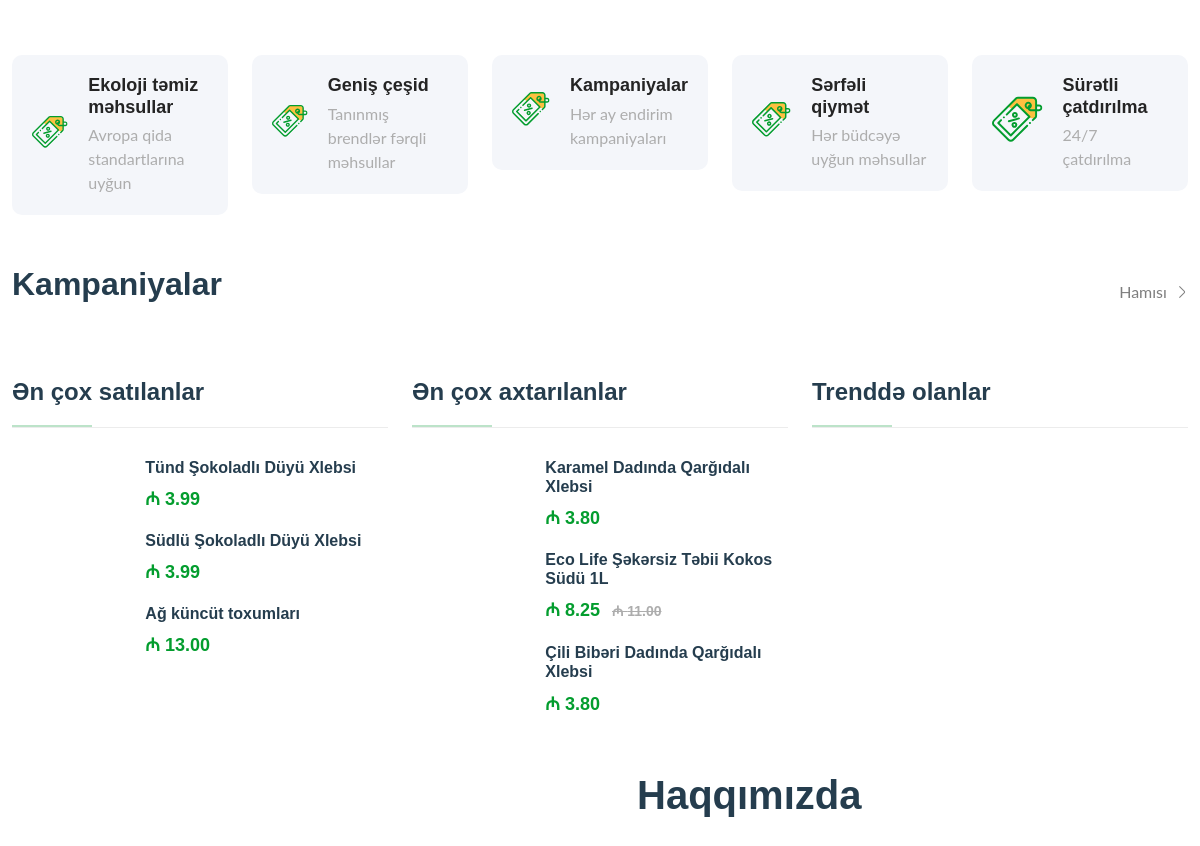
Before: / (middle part) with the older database file.
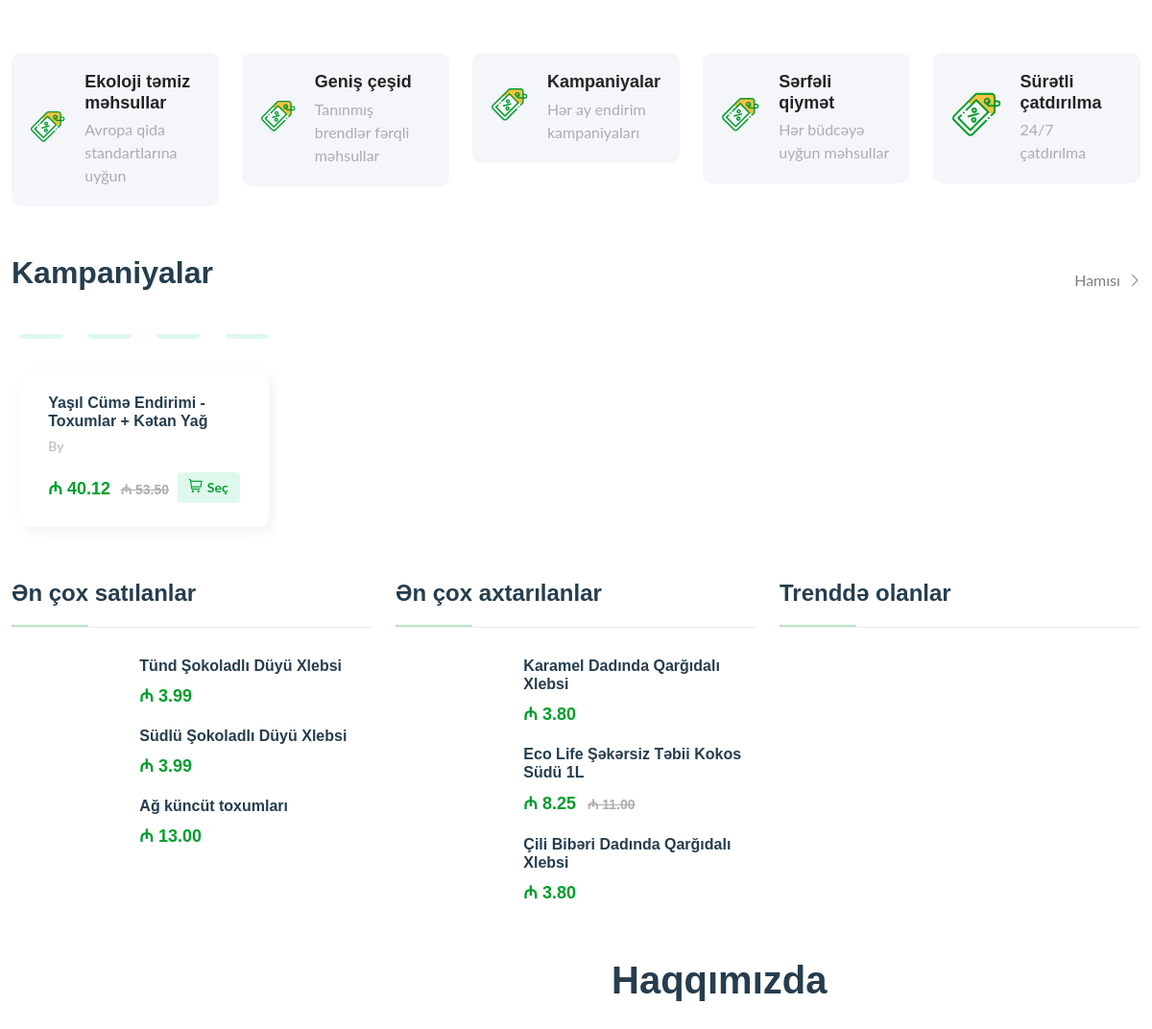
After: the same page with the newer database file.
### product/models.py (models this page shows, shortened)
class Feature(models.Model):
    title1 = models.CharField(max_length = 200)
    title2 = models.CharField(max_length = 200)
    icon = models.FileField(upload_to = 'featured', null = True, blank = True)
    class Meta:
        verbose_name = 'Özəllik'
        verbose_name_plural = 'Özəlliklər'

class Product(models.Model):
    NUMBERS = [
        (1, _("Ən çox satılan")),
        (2, _("Yeni")),
        (3, _("Endirim")),
        (4, _("4-cü")),
    ]
    title = models.CharField(max_length = 500, unique = True)
    slug = models.SlugField(blank=True, null=True, unique = True)
    description = RichTextUploadingField(null = True, blank = True)
    using_time = models.PositiveIntegerField(null = True, blank = True, verbose_name = "İstifadə müddəti")
    category = models.ForeignKey(ProductCategory, on_delete = models.SET_NULL, null = True, blank = True, related_name = 'products')
    badges = models.IntegerField(choices = NUMBERS, blank = True, null = True)
    image = models.ImageField(upload_to = 'product')
    vendor = models.ForeignKey(Vendor, on_delete = models.SET_NULL, null = True, blank = True, related_name = 'products')
    price = models.FloatField()
    discount = models.PositiveIntegerField(null = True, blank = True)
    is_main_page = models.BooleanField(default = False, verbose_name = "Ana səhifədə görünən")
    stock = models.PositiveIntegerField(default=0, null = True)
    sale_count = models.PositiveIntegerField(default=0, null = True, verbose_name = "Satış sayı")
    is_best_seller = models.BooleanField(default = False, verbose_name = "Ən çox satılan")
    is_most_wonted = models.BooleanField(default = False, verbose_name = "Ən çox axtarılan")
    is_trending = models.BooleanField(default = False, verbose_name = "Trenddə olan")
    keywords = models.TextField(null=True, blank=True)
    meta_description = models.TextField(null=True, blank=True)
    def __str__(self):
        return self.title
    @property
    def discount_price(self):
        return self.price*(100-self.discount)/100
    class Meta:
        verbose_name = 'Məhsul'
        verbose_name_plural = 'Məhsullar'
        ordering = ['-stock', '-pk']
    def get_absolute_url(self):
        return reverse("product-detail", args=[str(self.slug)])

class About(models.Model):
    title = models.CharField(max_length = 500)
    description = RichTextUploadingField(null = True, blank = True)
    image = models.ImageField(upload_to = 'about', verbose_name = "image(585x666)px")
    class Meta:
        verbose_name = 'Haqqımızda'
        verbose_name_plural = 'Haqqımızda'

class Company(models.Model):
    image = models.ImageField(upload_to = 'company', verbose_name = "image(379x335)px", null = True)
    product = models.OneToOneField(Product, on_delete = models.SET_NULL, null = True, blank = True, related_name = 'company')
    discount = models.FloatField(null = True, blank = True)
    finish_time = models.DateTimeField()
    created = models.DateTimeField(auto_now_add = True)
    class Meta:
        verbose_name = 'Kompaniya'
        verbose_name_plural = 'Kompaniyalar'

### product/views.py (the view)
# urls.py: path('', views.HomePageView.as_view(), name = 'home'),
class HomePageView(TemplateView):
    template_name = 'index.html'
    def get_context_data(self, **kwargs):
        context = super(HomePageView, self).get_context_data(**kwargs)
        context["sliders"] = IndexSlider.objects.all()
        context["categories"] = ProductCategory.objects.all()
        context["products"] = Product.objects.filter(is_main_page = True, stock__gt=0).order_by("-badges")[:10]
        context["category_banners"] = CategoryBanner.objects.all()[:3]
        context["about"] = About.objects.first()
        context["features"] = Feature.objects.all()
        context["companies"] = Company.objects.filter(finish_time__gte=datetime.datetime.now())[:4]
        context["most_selling_products"] = Product.objects.filter(is_best_seller = True).order_by("?")[:3]
        context["most_search_products"] = Product.objects.filter(is_most_wonted = True).order_by("?")[:3]
        context["trending_products"] = Product.objects.filter(is_trending = True).order_by("?")[:3]
        context["partners"] = Partner.objects.all()
        context["statistic"] = Statistic.objects.first()
        context["faqs"] = FAQ.objects.all()
        context["blogs"] = Blog.objects.filter(is_main_page = True)[:3]
        context["seo"] = HomePageSeo.objects.first()
        return context

### product/context_processors.py (called while the page is built)
def extras(request):
    general_setting = GeneralSettings.objects.first()
    site = Site.objects.get_current()
    site_url = site.domain
    is_active_time_value = is_active_time()
    context={
        'current_year': datetime.datetime.now().year,
        'current_time': datetime.datetime.now(),
        'is_active_time': is_active_time_value,
        'categories': ProductCategory.objects.all(),
        'setting': general_setting,
        'all_products': Product.objects.all(),
        'site_url': site_url,
        'header_companies': Company.objects.all()
    }
    if request.user.is_authenticated:
        context['favorite_count'] = Favorite.objects.filter(user=request.user).count()
    return context

### product/models.py (called while the page is built)
    def __str__(self):
        return self.title

    def __str__(self):
        return self.title

    def get_absolute_url(self):
        return reverse("blog-detail", args=[str(self.slug)])

### product/templatetags/custom_filters.py (called while the page is built)
@register.filter(name='format_decimal')
def format_decimal(value, decimal_places=2):
    try:
        value = round(float(value), decimal_places)
        return '{:.{}f}'.format(value, decimal_places).replace(',', '.')
    except (ValueError, TypeError):
        return value

### product/templatetags/producthelper.py (called while the page is built)
@register.filter
def is_wished(product, request):
    return product in Product.objects.filter(favorites__user=request.user)

### product/utils/is_active_time.py (called while the page is built)
def is_active_time():
    general_setting = GeneralSettings.objects.first()
    current_time = datetime.datetime.now()
    if current_time.minute == 0:
        return general_setting.work_start_hour.hour <= current_time.hour <= general_setting.work_finish_hour.hour
    else:
        return general_setting.work_start_hour.hour < current_time.hour < general_setting.work_finish_hour.hour

### product/templates/index.html (shortened to what this page needs)
{% extends "base.html" %}
{% block main %}
    {% include "components/index/category-banner.html" %}
    {% include "components/index/featured.html" %}
    {% include "components/index/companies.html" %}
    {% include "components/index/filtering-section.html" %}
   {% include "components/index/about.html" %}
{% endblock main %}

### templates/base.html (shortened to what this page needs)
{% load static %}
<!DOCTYPE html>
<html lang="en">
<head>
    <link rel="stylesheet" href="{% static 'assets/css/plugins/animate.min.css' %}">
    <link rel="stylesheet" href="{% static 'assets/css/main.css' %}">
    {% block css %}
    <link rel="stylesheet" href="{% static "assets/css/blog.css" %}">
    {% endblock css %}
    <link rel="stylesheet" href="{% static "assets/css/fixed-header.css" %}">
    <link rel="stylesheet" href="{% static "assets/css/custom-modal-body.css" %}">
    <link rel="stylesheet" href="{% static "assets/css/faq.css" %}">
    <link rel="stylesheet" href="{% static "assets/css/notification.css" %}">
    <link rel="stylesheet" href="{% static "assets/css/custom_loader.css" %}">
    <link rel="stylesheet" href="https://cdn.jsdelivr.net/npm/bootstrap-icons/font/bootstrap-icons.css">
</head>
<body>
    <main class="main">
    {% block main %}{% endblock main %}
    </main>
</body>
</html>

### templates/components/basket-notification/notification.html (shortened to what this page needs)
{% load static %}

### templates/components/header/header.html (shortened to what this page needs)
{% load static %}

### templates/components/header/header-top.html (shortened to what this page needs)
{% load static %}
{% load i18n %}
{% load custom_filters %}

### templates/components/header/header-middle.html (shortened to what this page needs)
{% load static %}
{% load i18n %}

### templates/components/header/basket.html (shortened to what this page needs)
{% load static %}
{% load i18n %}

### templates/components/header/header-bottom.html (shortened to what this page needs)
{% load static %}
{% load i18n %}

### templates/components/header/mobile-header.html (shortened to what this page needs)
{% load static %}
{% load i18n %}

### templates/components/header/fixed-mobile-header.html (shortened to what this page needs)
{% load i18n %}

### product/templates/components/index/home-slider.html (shortened to what this page needs)
{% load i18n %}

### product/templates/components/index/product-tab.html (shortened to what this page needs)
{% load i18n %}

### product/templates/components/product/product-item.html (shortened to what this page needs)
{% load static %}
{% load custom_filters %}
{% load producthelper %}
{% load i18n %}

### product/templates/components/product/modal.html (shortened to what this page needs)
{% load static %}
{% load custom_filters %}
{% load i18n %}

### product/templates/components/index/category-banner.html (shortened to what this page needs)
{% load i18n %}
<section class="banners mb-25">
    <div class="container">
        <div class="row">
            {% for banner in category_banners %}
            <div class="col-lg-4 col-md-6">
                <div class="banner-img wow animate__animated animate__fadeInUp" data-wow-delay="0">
                </div>
            </div>
            {% endfor %}
        </div>
    </div>
</section>

### product/templates/components/index/featured.html
<section class="featured section-padding">
    <div class="container">
        <div class="row">
            {% for feature in features %}
            <div class="col-lg-1-5 col-md-4 col-12 col-sm-6 mb-md-4 mb-xl-0">
                <div class="banner-left-icon d-flex align-items-center wow animate__animated animate__fadeInUp" data-wow-delay="0">
                    <div class="banner-icon">
                        <img src="{{feature.icon.url}}" alt="">
                    </div>
                    <div class="banner-text">
                        <h3 class="icon-box-title">{{feature.title1}}</h3>
                        <p>{{feature.title2}}</p>
                    </div>
                </div>
            </div>
            {% endfor %}
        </div>
    </div>
</section>

### product/templates/components/index/companies.html (shortened to what this page needs)
{% load custom_filters %}
{% load i18n %}
<section class="section-padding pb-5">
    <div class="container">
        <div class="section-title wow animate__animated animate__fadeIn" data-wow-delay="0">
            <h3 class="">{% trans "Kampaniyalar" %}</h3>
            <a class='show-all' href='{% url "companies" %}'>
                {% trans "Hamısı" %}
                <i class="fi-rs-angle-right"></i>
            </a>
        </div>
        <div class="row">
            {% for company in companies %}
            <div class="col-xl-3 col-lg-4 col-md-6 {% if forloop.counter == 3 %}d-none d-lg-block{% elif forloop.counter == 4 %}d-none d-xl-block{% endif %}">
                <div class="product-cart-wrap style-2 wow animate__animated animate__fadeInUp" data-wow-delay="0">
                    <div class="product-content-wrap">
                        <div class="deals-countdown-wrap">
                            <div class="deals-countdown" data-countdown="{{company.finish_time|date:"Y/m/d"}} {{company.finish_time|date:"H:i:s"}}"></div>
                        </div>
                        <div class="deals-content">
                            <h2><a  href="{{company.product.get_absolute_url}}">{{company.product.title}}</a></h2>
                            <div>
                                <span class="font-small text-muted">{% trans "By" %} <a href='{% url "shop" %}?vendor={{company.product.vendor.slug}}'>{{company.product.vendor}}</a></span>
                            </div>
                            <div class="product-card-bottom">
                                <div class="product-price">
                                    <span>₼ {% if company.product.discount %}{{company.product.discount_price|format_decimal:2}}{% else %}{{company.product.price|format_decimal:2}}{% endif %}</span>
                                    {% if company.product.discount %}
                                    <span class="old-price">₼ {{company.product.price|format_decimal:2}}</span>
                                    {% endif %}
                                </div>
                                <div class="add-cart">
                                    <a class='add' {% if user.is_authenticated %}onclick="addToBasket({{ company.product.id }},1)"{% else %}href="{% url "login" %}"{% endif %}><i class="fi-rs-shopping-cart mr-5"></i>{% trans "Seç" %}</a>
                                </div>
                            </div>
                        </div>
                    </div>
                </div>
            </div>
            {% endfor %}
        </div>
    </div>
</section>

### product/templates/components/index/filtering-section.html (shortened to what this page needs)
{% load i18n %}
<section class="section-padding mb-30">
    <div class="container">
        <div class="row">
            <div class="col-lg-4 col-md-6 mb-sm-5 mb-md-0 wow animate__animated animate__fadeInUp" data-wow-delay="0">
                <h4 class="section-title style-1 mb-30 animated animated">{% trans "Ən çox satılanlar" %}</h4>
                <div class="product-list-small animated animated">
                    {% for product in most_selling_products %}
                    {% include "components/product/article-item.html" with product=product %}
                    {% endfor %}
                </div>
            </div>
            <div class="col-lg-4 col-md-6 mb-md-0 wow animate__animated animate__fadeInUp" data-wow-delay=".1s">
                <h4 class="section-title style-1 mb-30 animated animated">{% trans "Ən çox axtarılanlar" %}</h4>
                <div class="product-list-small animated animated">
                    {% for product in most_search_products %}
                    {% include "components/product/article-item.html" with product=product %}
                    {% endfor %}
                </div>
            </div>
            <div class="col-lg-4 col-md-6 mb-sm-5 mb-md-0 d-none d-lg-block wow animate__animated animate__fadeInUp" data-wow-delay=".2s">
                <h4 class="section-title style-1 mb-30 animated animated">{% trans "Trenddə olanlar" %}</h4>
            </div>
        </div>
    </div>
</section>

### product/templates/components/product/article-item.html (shortened to what this page needs)
{% load custom_filters %}
<article class="row align-items-center hover-up">
    <figure class="col-md-4 mb-0">
    </figure>
    <div class="col-md-8 mb-0">
        <h6>
            <a href="{{product.get_absolute_url}}">{{product.title}}</a>
        </h6>
        <div class="product-price">
            <span>₼ {% if product.discount %}{{product.discount_price|format_decimal:2}}{% else %}{{product.price|format_decimal:2}}{% endif %}</span>
            {% if product.discount %}
            <span class="old-price">₼ {{product.price|format_decimal:2}}</span>
            {% endif %}
        </div>
    </div>
</article>

### product/templates/components/index/about.html (shortened to what this page needs)
{% load i18n %}
{% if about %}
<section class="container position-relative">
    <div class="row align-items-center mb-50">
        <div class="col-lg-6">
            <div class="pl-25">
                <h2 class="mb-30">{{about.title}}</h2>
            </div>
        </div>
    </div>
</section>
{% endif %}

### product/templates/components/index/partners.html (shortened to what this page needs)
{% load i18n %}

### product/templates/components/index/faq.html (shortened to what this page needs)
{% load i18n %}

### product/templates/components/index/blog.html (shortened to what this page needs)
{% load i18n %}

### templates/components/footer/footer.html (shortened to what this page needs)
{% load static %}
{% load i18n %}

Changed rows visible on the page:
added Company: product "Yaşıl Cümə Endirimi - Toxumlar + Kətan Yağ", product.discount_price "40.12", product.price "53.50"
